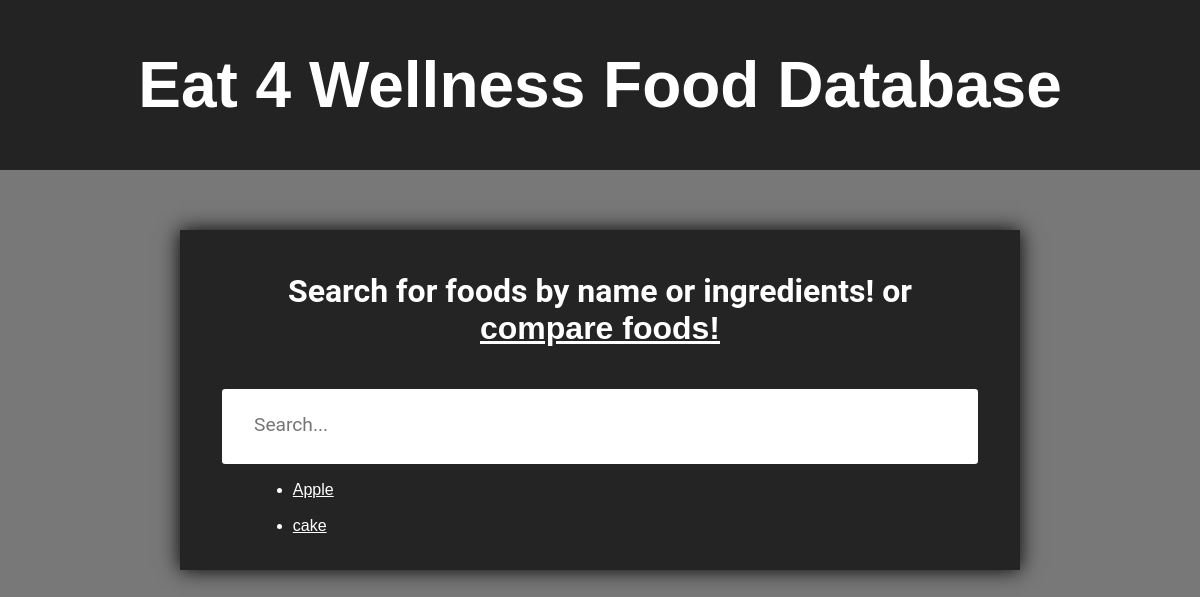
Before: /food/ with the older database file.
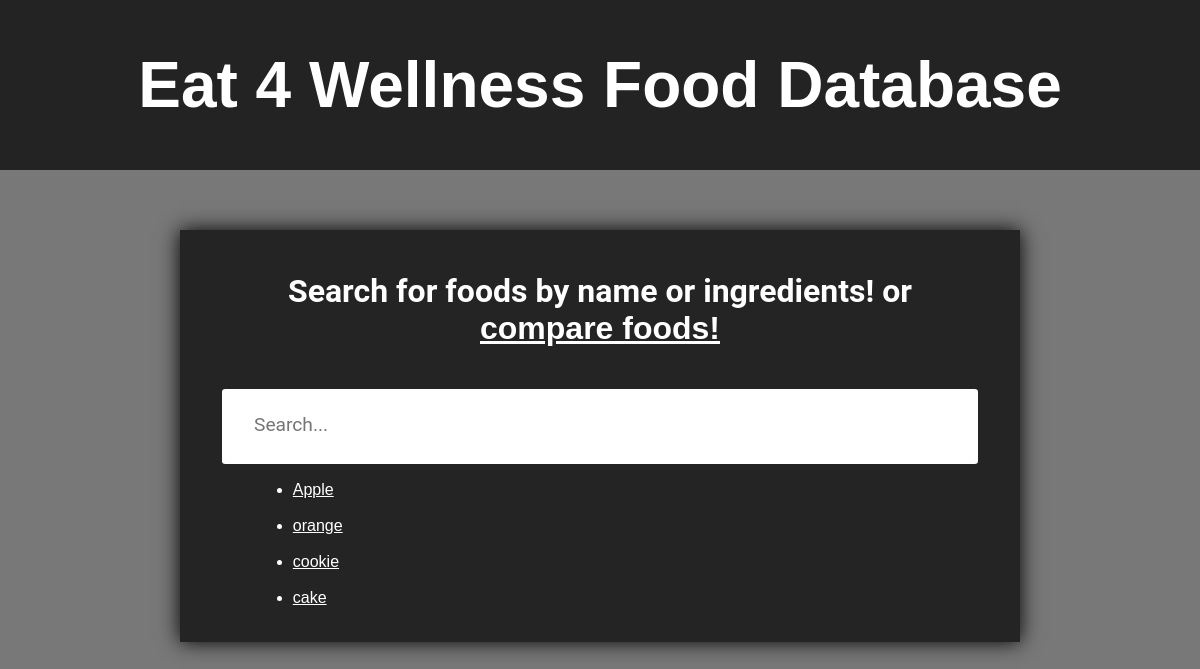
After: the same page with the newer database file.
### food/models.py (models this page shows)
class food(models.Model):
    name = models.CharField(max_length=200, default='food')
    carbohydrates = models.IntegerField(default=0)
    fat = models.IntegerField(default=0)
    protein = models.IntegerField(default=0)
    calories = models.IntegerField(default=0)
    ingredients = models.CharField(max_length=200)

### food/views.py (the view)
# urls.py: path('', views.index, name='index'),
def index(request):
    food_list = food.objects.order_by('calories')[:15]
    output = ', '.join([q.name for q in food_list])
    return render(request, 'food/index.html', {'food_list': food_list})

### food/templates/food/index.html (shortened to what this page needs)
<html>
    <head>
        {% load static %}
        <link rel="stylesheet" type=text/css href="{% static 'css/index.css' %}">
    </head>
    <body>
        <div id="tsparticles" style="position: fixed; z-index: -1;">
        </div>
        <div id=banner>
            <h1>Eat 4 Wellness Food Database</h1>
        </div>
        <div id=content>
            <div id=search>
                <h1 id=search_title>Search for foods by name or ingredients! or <a href='compare_search'>compare foods!</a></h1>
                <form id=input_box action="{% url 'search' %}" method="get">
                    <input id=box name="q" type="text" placeholder="Search...">
                </form>
            </div>
            <div id=foods>
                {% if food_list %}
                    <ul>
                    {% for food in food_list %}
                        <li><a href="/food/{{ food.name }}/">{{ food.name }}</a></li><br/>
                    {% endfor %}
                    </ul>
                {% else %}
                    <p>No food is available.</p>
                {% endif %}
            </div>
        </div>
    </body>
</html>

### food/static/css/index.css (style rules this page uses)
* { margin: 0; padding: 0; border: 0; font-family: Arial, Helvetica, sans-serif; }
#banner { text-align: center; font-size: 2em; color: white; background-color: rgb(35, 35, 35); padding: 0.5in; margin: 0; border: 0; margin-bottom: 5%; }
body { color: black; }
a { background-color: inherit; color: inherit; }
ul { background-color: none; color: inherit; margin-left: 1in; margin-right: 1in; }
#content { box-shadow: 0 0 20px rgb(0, 0, 0); margin-left: 15%; margin-right: 15%; font-family: "Roboto", sans-serif; background-color: rgba(0, 0, 0, 0.7); color: white; }
#foods { padding: 2%; }
#search *, #foods * { background-color: none; color: inherit; }
#search_title { padding: 5%; font-family: "Roboto", sans-serif; margin: 0 auto; width: 90%; display: block; text-align: center; }
#box { font-family: "Roboto", sans-serif; color: #333; font-size: 1.2rem; margin: 0 auto; padding: 1.5rem 2rem; border-radius: 0.2rem; background-color: rgb(255, 255, 255); border: none; width: 90%; display: block; border-bottom: 0.3rem solid transparent; transition: all 0.3s; }
#tsparticles { position: static; background-attachment: fixed; z-index: 0; width: 100%; height: 100%; background-color: rgb(255, 30, 30); background-repeat: no-repeat; background-size: cover; background-position: 50% 50%; }

Changed rows visible on the page:
added food: name "orange"
added food: name "cookie"
